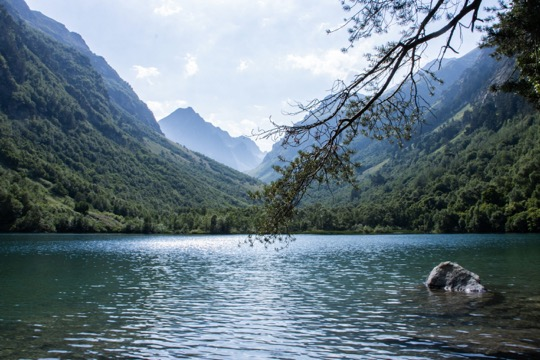
#> input picture filter-default.jpeg, 540 x 360 px
$ python lut_apply.py filter-default.jpeg filter-default.jpeg out.png filter-default.jpeg
#> lines starting #> are read from the running program, lines starting #| are printed output that depends on the picture
#> in apply_lut_from_files, src_img is the input picture: PIL image 540x360 RGB; mean R, G, B 102.4, 119.6, 129.5
"""
Python implementation of ImageMagick's LUT (Look-Up Table) application methods.

This module provides two LUT application methods:
1. clut_image: Simple 1D LUT mapping using a gradient/strip LUT image
2. hald_clut_image: 3D Hald CLUT mapping using a Hald CLUT image

Based on ImageMagick's MagickCore/enhance.c implementation.
"""

import numpy as np
from PIL import Image
from typing import Tuple, Optional
from enum import Enum


class InterpolationMethod(Enum):
    """Interpolation methods for LUT sampling."""
    NEAREST = 0
    BILINEAR = 1


def clut_image(
    src_image: np.ndarray,
    lut_image: np.ndarray,
    interpolation: InterpolationMethod = InterpolationMethod.BILINEAR
) -> np.ndarray:
    """
    Apply a 1D CLUT (Color Look-Up Table) to an image.

    This function applies a color lookup table to transform the colors in the source image.
    Each channel value (R, G, B, A) is used as an index to look up a new value from the LUT.

    The LUT image is sampled to create a lookup table with 256 entries. For each pixel in the
    source image, the channel values (0-255) are used as indices into this lookup table to
    determine the output color.

    Args:
        src_image: Source image as numpy array (H, W, C) with values in range [0, 255].
                   Can be RGB (3 channels) or RGBA (4 channels). dtype should be uint8.
        lut_image: LUT image as numpy array (H, W, C) with values in range [0, 255].
                   The LUT is sampled across its width and height to build the lookup table.
                   dtype should be uint8.
        interpolation: Interpolation method for sampling the LUT image.

    Returns:
        Transformed image as numpy array with same shape as src_image.

    Example:
        >>> src = np.array(Image.open('source.png'))
        >>> lut = np.array(Image.open('lut.png'))
        >>> result = clut_image(src, lut)
        >>> Image.fromarray(result).save('output.png')
    """
    if src_image.dtype != np.uint8:
        raise ValueError("Source image must be uint8 dtype")
    if lut_image.dtype != np.uint8:
        raise ValueError("LUT image must be uint8 dtype")

    # MaxMap in ImageMagick is 255 for 8-bit images
    MAX_MAP = 255

    # Ensure we have at least 3 channels (RGB)
    if src_image.ndim == 2:
        src_image = np.stack([src_image] * 3, axis=-1)
    if lut_image.ndim == 2:
        lut_image = np.stack([lut_image] * 3, axis=-1)

    src_channels = src_image.shape[2] if src_image.ndim == 3 else 1
#> src_channels = 3
    lut_channels = lut_image.shape[2] if lut_image.ndim == 3 else 1
#> lut_channels = 3

    # Build the CLUT map by sampling the LUT image
    # ImageMagick samples the LUT image across both width and height
    clut_map = np.zeros((MAX_MAP + 1, max(src_channels, lut_channels)), dtype=np.float32)

    lut_height, lut_width = lut_image.shape[:2]
#> lut_height = 360; lut_width = 540

    # Adjustment for interpolation (0 for nearest, 1 for bilinear)
    adjust = 0 if interpolation == InterpolationMethod.NEAREST else 1

    # Sample the LUT image to build the lookup table
    for i in range(MAX_MAP + 1):
        # Calculate position in LUT image (normalized to [0, 1])
        x = i * (lut_width - adjust) / MAX_MAP
        y = i * (lut_height - adjust) / MAX_MAP

        if interpolation == InterpolationMethod.NEAREST:
            # Nearest neighbor interpolation
            xi = int(np.clip(np.round(x), 0, lut_width - 1))
            yi = int(np.clip(np.round(y), 0, lut_height - 1))
            clut_map[i, :lut_channels] = lut_image[yi, xi].astype(np.float32)
        else:
            # Bilinear interpolation
            x0 = int(np.floor(x))
            y0 = int(np.floor(y))
            x1 = min(x0 + 1, lut_width - 1)
            y1 = min(y0 + 1, lut_height - 1)

            x0 = max(0, x0)
            y0 = max(0, y0)

            fx = x - x0
            fy = y - y0

            # Bilinear interpolation formula
            c00 = lut_image[y0, x0].astype(np.float32)
            c01 = lut_image[y0, x1].astype(np.float32)
            c10 = lut_image[y1, x0].astype(np.float32)
            c11 = lut_image[y1, x1].astype(np.float32)

            interpolated = (
                c00 * (1 - fx) * (1 - fy) +
                c01 * fx * (1 - fy) +
                c10 * (1 - fx) * fy +
                c11 * fx * fy
            )
            clut_map[i, :lut_channels] = interpolated
#> this loop made 256 passes
#> (c00, c01, c10, c11, interpolated) on passes 2 to 8: ([76, 105, 147], [78, 107, 151], [76, 104, 144], [78, 105, 148], [76.23, 104.8, 146.2]), ([71, 98, 143], [69, 96, 141], [69, 96, 139], [67, 94, 139], [68.91, 95.91, 139.7]), ([70, 99, 143], [79, 108, 152], [67, 96, 140], [73, 101, 148], [72.17, 101.1, 145.3]), ([70, 101, 147], [73, 104, 150], [68, 99, 146], [70, 101, 148], [69.81, 100.8, 147.4]), ([67, 98, 145], [79, 110, 157], [76, 106, 156], [73, 104, 151], [73.84, 104.8, 151.9]), ([79, 107, 154], [88, 116, 163], [82, 110, 157], [82, 111, 155], [83.74, 112, 158.1]), ([81, 110, 152], [91, 120, 164], [87, 116, 158], [83, 112, 154], [84.56, 113.6, 155.8])
#> (c01, c10, c11, interpolated) on passes 1, 32, 45: ([70, 102, 143], [68, 97, 137], [75, 104, 146], [64, 96, 137]), ([106, 138, 177], [109, 139, 173], [115, 145, 181], [110, 140.7, 177.1]), ([101, 134, 179], [96, 129, 170], [91, 124, 165], [96.26, 129.3, 170.5])

    # Apply the CLUT to the source image
    # Each channel value is used as an index into the clut_map
    output = np.zeros_like(src_image, dtype=np.uint8)

    for c in range(min(src_channels, lut_channels)):
        # Use source pixel values as indices into the lookup table
        indices = src_image[:, :, c]
        output[:, :, c] = np.clip(clut_map[indices, c], 0, 255).astype(np.uint8)
#> this loop made 3 passes
#> pass 1, in clut_image, `indices = src_image[:, :, c]`:
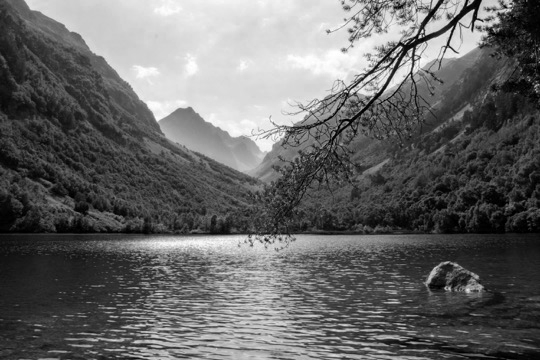
#> indices: shape (360, 540); min 0, max 255, mean 102.4
#> pass 2, in clut_image, `indices = src_image[:, :, c]`:
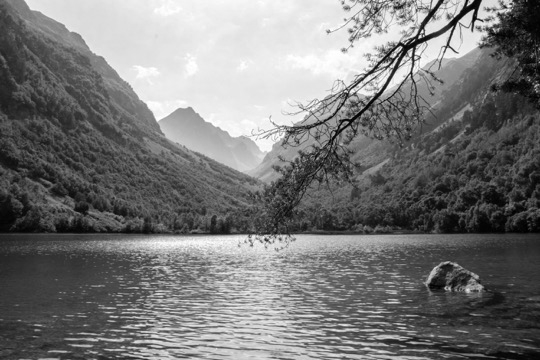
#> indices: shape (360, 540); min 0, max 255, mean 119.6
#> pass 3, in clut_image, `indices = src_image[:, :, c]`:
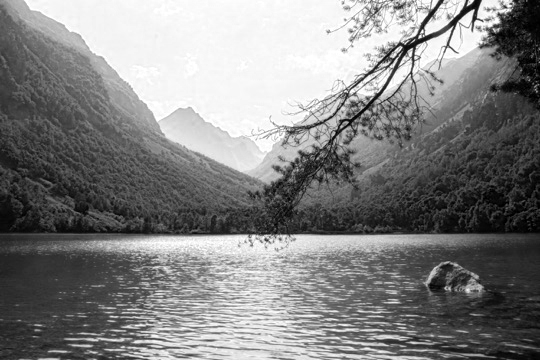
#> indices: shape (360, 540); min 0, max 255, mean 129.5
#> after the loop:
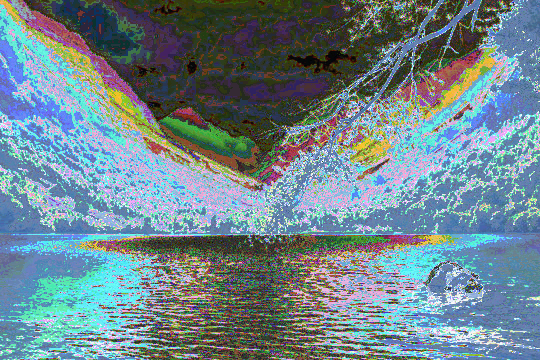
#> output: shape (360, 540, 3); mean R, G, B 110.9, 133.3, 141.3

    # Copy alpha channel if present and not in LUT
    if src_channels == 4:
        if lut_channels == 4:
            indices = src_image[:, :, 3]
            output[:, :, 3] = np.clip(clut_map[indices, 3], 0, 255).astype(np.uint8)
        else:
            output[:, :, 3] = src_image[:, :, 3]

    return output


# [170 lines left out: function hald_clut_image, not called in this run]


def apply_lut_from_files(
    src_path: str,
    lut_path: str,
    output_path: str,
    method: str = "auto",
    interpolation: InterpolationMethod = InterpolationMethod.BILINEAR
) -> None:
    """
    Apply a LUT from image files.

    Args:
        src_path: Path to source image
        lut_path: Path to LUT image
        output_path: Path to save output image
        method: LUT method to use: "clut", "hald", or "auto" (default).
                "auto" will use hald for square images, clut otherwise.
        interpolation: Interpolation method
    """
    # Load images
    src_img = Image.open(src_path).convert('RGB')
    lut_img = Image.open(lut_path).convert('RGB')

    # Convert to numpy arrays
    src_array = np.array(src_img)
    lut_array = np.array(lut_img)

    # Determine method
    if method == "auto":
        lut_height, lut_width = lut_array.shape[:2]
        # Square images are likely Hald CLUTs
        if abs(lut_width - lut_height) < 10:
            # Check if it's a valid Hald size
            length = min(lut_width, lut_height)
            level = 2
            while (level * level * level) < length:
                level += 1
            # If it's close to a perfect Hald size, use hald method
            expected_size = level * level
            if abs(length - expected_size) < 10:
                method = "hald"
            else:
                method = "clut"
        else:
            method = "clut"

    # Apply LUT
    if method == "hald":
        result = hald_clut_image(src_array, lut_array, interpolation)
    else:
        result = clut_image(src_array, lut_array, interpolation)

    # Save result
    result_img = Image.fromarray(result)
    result_img.save(output_path)
    print(f"Applied {method.upper()} LUT and saved to {output_path}")


if __name__ == "__main__":
    import sys

    if len(sys.argv) < 4:
        print("Usage: python lut_apply.py <source_image> <lut_image> <output_image> [method]")
        print("  method: 'clut', 'hald', or 'auto' (default)")
        print()
        print("Example:")
        print("  python lut_apply.py photo.jpg my_lut.png output.jpg auto")
        sys.exit(1)

    src_path = sys.argv[1]
    lut_path = sys.argv[2]
    output_path = sys.argv[3]
    method = sys.argv[4] if len(sys.argv) > 4 else "auto"

    apply_lut_from_files(src_path, lut_path, output_path, method)
